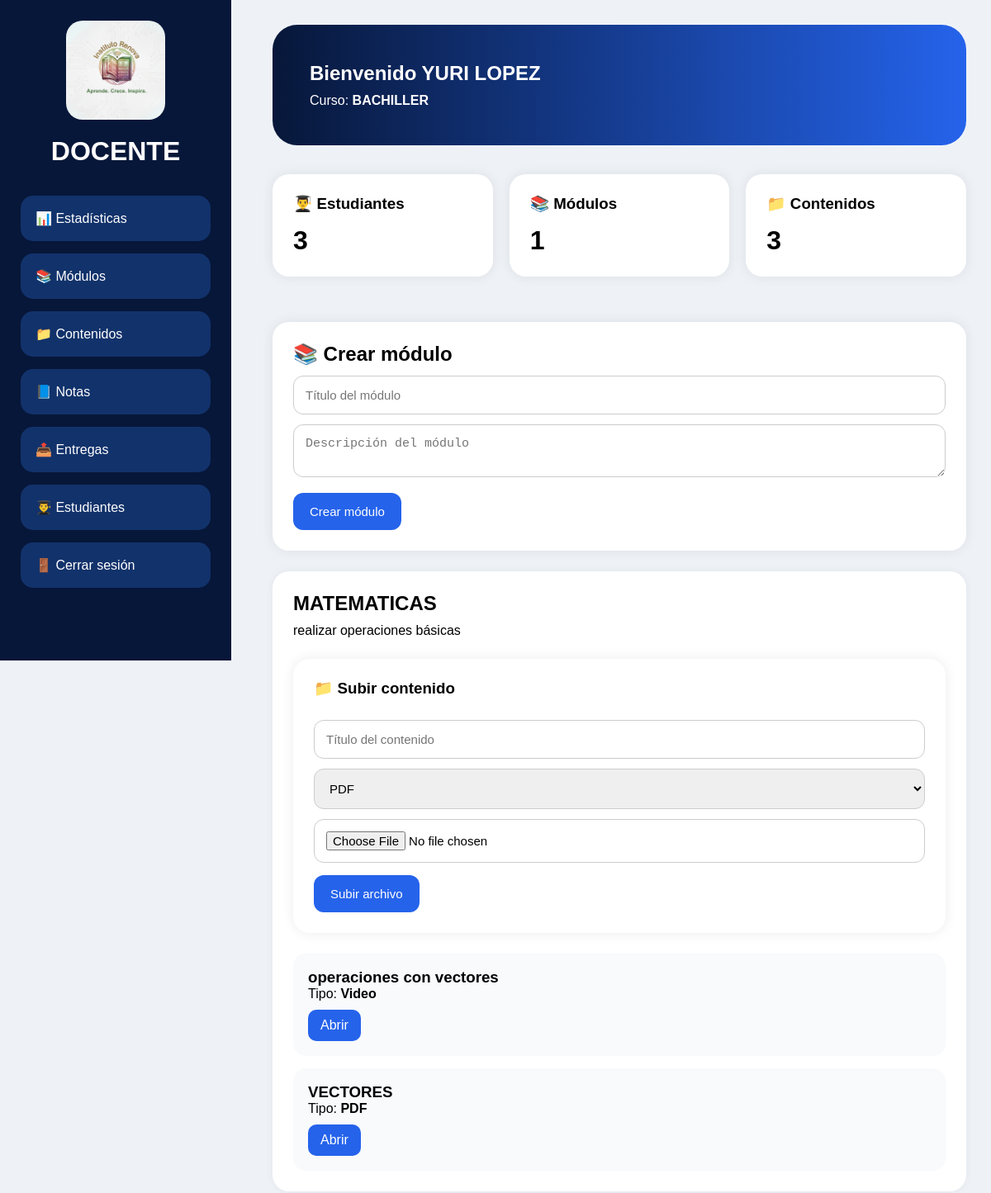
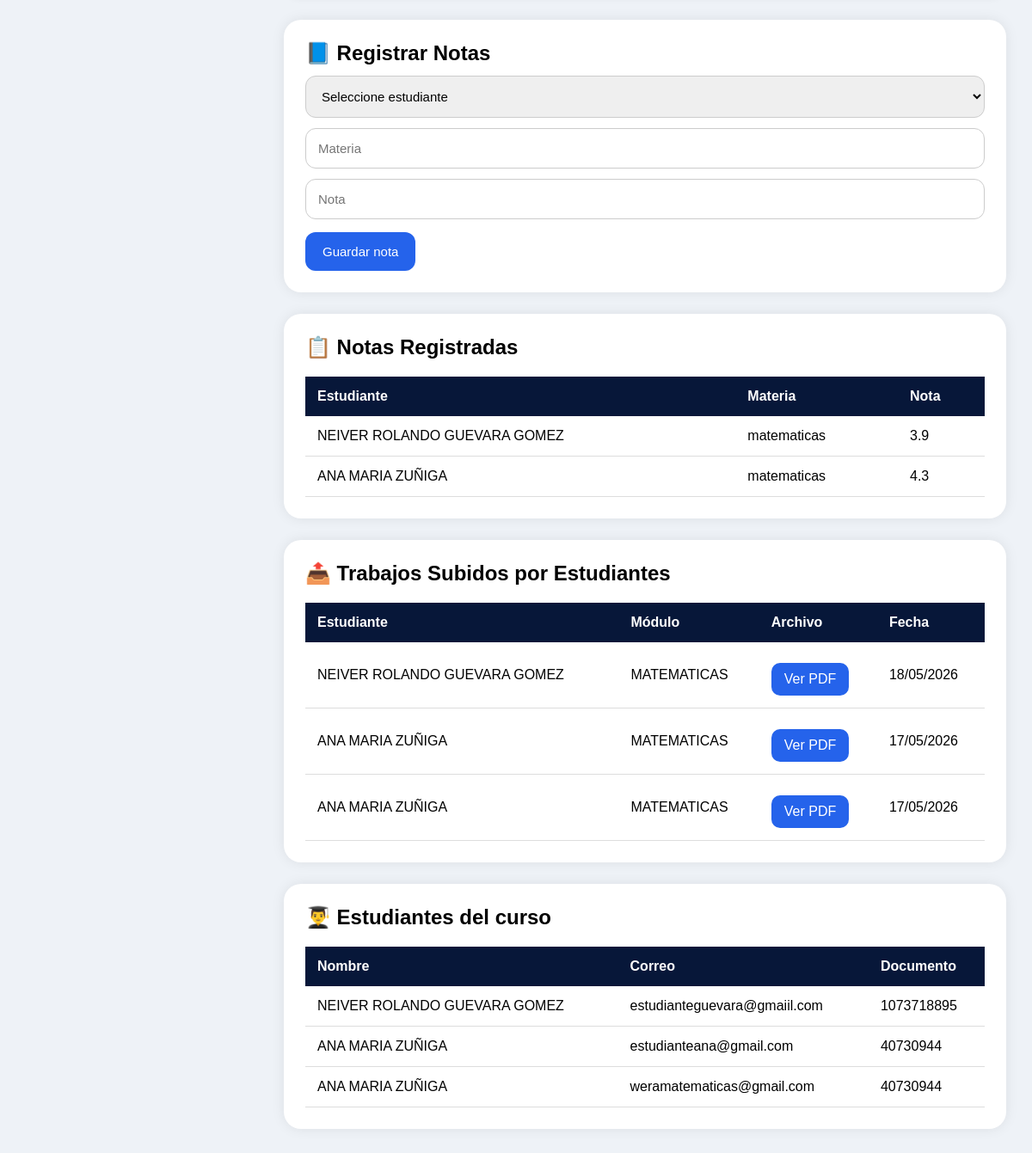
The app's page /panel_docente (signed in) with its own data (2 pictures, top to bottom).
### tables this page shows
CREATE TABLE docentes (
        id INTEGER PRIMARY KEY AUTOINCREMENT,
        nombre TEXT,
        correo TEXT,
        password TEXT,
        curso_id INTEGER
    );

CREATE TABLE cursos (
        id INTEGER PRIMARY KEY AUTOINCREMENT,
        nombre TEXT
    );

CREATE TABLE modulos (
        id INTEGER PRIMARY KEY AUTOINCREMENT,
        titulo TEXT,
        descripcion TEXT,
        docente_id INTEGER
    );

CREATE TABLE contenidos (
        id INTEGER PRIMARY KEY AUTOINCREMENT,
        titulo TEXT,
        tipo TEXT,
        url TEXT,
        modulo_id INTEGER
    );

CREATE TABLE notas (
        id INTEGER PRIMARY KEY AUTOINCREMENT,
        estudiante_id INTEGER,
        materia TEXT,
        nota REAL
    );

CREATE TABLE estudiantes (
        id INTEGER PRIMARY KEY AUTOINCREMENT,
        nombre TEXT,
        documento TEXT,
        correo TEXT,
        password TEXT,
        curso_id INTEGER
    );

CREATE TABLE entregas (
            id INTEGER PRIMARY KEY AUTOINCREMENT,
            estudiante_id INTEGER,
            modulo_id INTEGER,
            archivo TEXT,
            nota REAL,
            observacion TEXT,
            fecha TEXT
        );

### app.py (the view)
@app.route("/panel_docente")
def panel_docente():
    if "docente_id" not in session:
        return redirect("/docente_login")
    conn = sqlite3.connect("database.db")
    conn.row_factory = sqlite3.Row
    cursor = conn.cursor()
    docente_id = session["docente_id"]
    docente = cursor.execute("""
        SELECT docentes.*,
               cursos.nombre AS curso_nombre
        FROM docentes
        LEFT JOIN cursos
        ON docentes.curso_id = cursos.id
        WHERE docentes.id=?
    """, (docente_id,)).fetchone()
    curso_id = docente["curso_id"]
    estudiantes = cursor.execute("SELECT estudiantes.* FROM estudiantes WHERE estudiantes.curso_id=? ORDER BY estudiantes.id DESC", (curso_id,)).fetchall()
    modulos = cursor.execute("SELECT * FROM modulos WHERE docente_id=? ORDER BY id DESC", (docente_id,)).fetchall()
    contenidos = cursor.execute("SELECT * FROM contenidos ORDER BY id DESC").fetchall()
    entregas = cursor.execute("""
        SELECT entregas.*,
               estudiantes.nombre AS estudiante_nombre,
               modulos.titulo AS modulo_nombre
        FROM entregas
        JOIN estudiantes
        ON entregas.estudiante_id = estudiantes.id
        JOIN modulos
        ON entregas.modulo_id = modulos.id
        ORDER BY entregas.id DESC
    """).fetchall()
    notas = cursor.execute("""
        SELECT notas.*,
               estudiantes.nombre AS estudiante_nombre
        FROM notas
        JOIN estudiantes
        ON notas.estudiante_id = estudiantes.id
        ORDER BY notas.id DESC
    """).fetchall()
    conn.close()
    return render_template("panel_docente.html", docente=docente, estudiantes=estudiantes, modulos=modulos, contenidos=contenidos, entregas=entregas, notas=notas)

### templates/panel_docente.html (shortened to what this page needs)
<!DOCTYPE html>
<html lang="es">
<head>
</head>
<body>
<div class="sidebar">
<img
src="{{ url_for('static', filename='img/logorenova.png') }}"
class="logo">
<h1>DOCENTE</h1>
<a href="#estadisticas">📊 Estadísticas</a>
<a href="#modulos">📚 Módulos</a>
<a href="#contenidos">📁 Contenidos</a>
<a href="#notas">📘 Notas</a>
<a href="#entregas">📤 Entregas</a>
<a href="#estudiantes">👨‍🎓 Estudiantes</a>
<a href="/logout">🚪 Cerrar sesión</a>
</div>
<div class="main">
<div class="banner">
<h2>Bienvenido {{ docente['nombre'] }}</h2>
<p style="margin-top:10px;">
Curso:
<b>{{ docente['curso_nombre'] }}</b>
</p>
</div>
<div class="grid" id="estadisticas">
<div class="card">
<h3>👨‍🎓 Estudiantes</h3>
<h1>{{ estudiantes|length }}</h1>
</div>
<div class="card">
<h3>📚 Módulos</h3>
<h1>{{ modulos|length }}</h1>
</div>
<div class="card">
<h3>📁 Contenidos</h3>
<h1>{{ contenidos|length }}</h1>
</div>
</div>
<div class="card">
<h2>📚 Crear módulo</h2>
<form method="POST" action="/crear_modulo">
<input
type="text"
name="titulo"
placeholder="Título del módulo"
required>
<textarea
name="descripcion"
placeholder="Descripción del módulo"
required></textarea>
<button type="submit">
Crear módulo
</button>
</form>
</div>
<div id="modulos">
{% for modulo in modulos %}
<div class="modulo">
<h2>{{ modulo['titulo'] }}</h2>
<p style="margin-top:10px;">
{{ modulo['descripcion'] }}
</p>
<div class="card" style="margin-top:25px;">
<h3>📁 Subir contenido</h3>
<form
method="POST"
action="/subir_archivo/{{ modulo['id'] }}"
enctype="multipart/form-data">
<input
type="text"
name="titulo"
placeholder="Título del contenido"
required>
<select name="tipo">
<option value="PDF">PDF</option>
</select>
<input
type="file"
name="archivo"
required>
<button type="submit">
Subir archivo
</button>
</form>
</div>
{% for contenido in contenidos %}
{% if contenido['modulo_id'] == modulo['id'] %}
<div class="archivo">
<h3>{{ contenido['titulo'] }}</h3>
<p>
Tipo:
<b>{{ contenido['tipo'] }}</b>
</p>
<a
href="/uploads/{{ contenido['url'] }}"
target="_blank"
class="btn">
Abrir
</a>
</div>
{% endif %}
{% endfor %}
</div>
{% endfor %}
</div>
<div class="card" id="notas">
<h2>📘 Registrar Notas</h2>
<form method="POST" action="/guardar_nota">
<select name="estudiante_id" required>
<option value="">
Seleccione estudiante
</option>
</select>
<input
type="text"
name="materia"
placeholder="Materia"
required>
<input
type="number"
step="0.1"
min="0"
max="5"
name="nota"
placeholder="Nota"
required>
<button type="submit">
Guardar nota
</button>
</form>
</div>
<div class="card">
<h2>📋 Notas Registradas</h2>
{% if notas %}
<table class="tabla">
<tr>
<th>Estudiante</th>
<th>Materia</th>
<th>Nota</th>
</tr>
{% for nota in notas %}
<tr>
<td>{{ nota['estudiante_nombre'] }}</td>
<td>{{ nota['materia'] }}</td>
<td>{{ nota['nota'] }}</td>
</tr>
{% endfor %}
</table>
{% else %}
<p>No hay notas registradas.</p>
{% endif %}
</div>
<div class="card" id="entregas">
<h2>📤 Trabajos Subidos por Estudiantes</h2>
{% if entregas %}
<table class="tabla">
<tr>
<th>Estudiante</th>
<th>Módulo</th>
<th>Archivo</th>
<th>Fecha</th>
</tr>
{% for entrega in entregas %}
<tr>
<td>
{{ entrega['estudiante_nombre'] }}
</td>
<td>
{{ entrega['modulo_nombre'] }}
</td>
<td>
<a
href="/uploads/{{ entrega['archivo'] }}"
target="_blank"
class="btn">
Ver PDF
</a>
</td>
<td>
{{ entrega['fecha'] }}
</td>
</tr>
{% endfor %}
</table>
{% else %}
<p>No hay entregas todavía.</p>
{% endif %}
</div>
<div class="card" id="estudiantes">
<h2>👨‍🎓 Estudiantes del curso</h2>
<table class="tabla">
<tr>
<th>Nombre</th>
<th>Correo</th>
<th>Documento</th>
</tr>
{% for estudiante in estudiantes %}
<tr>
<td>{{ estudiante['nombre'] }}</td>
<td>{{ estudiante['correo'] }}</td>
<td>{{ estudiante['documento'] }}</td>
</tr>
{% endfor %}
</table>
</div>
</div>
</body>
</html>

### templates/panel_docente.html (style rules this page uses)
* { margin:0; padding:0; box-sizing:border-box; }
body { font-family:Arial; background:#eef2f7; }
.sidebar { position:fixed; left:0; top:0; width:280px; height:100vh; background:#071739; padding:25px; overflow-y:auto; }
.logo { width:120px; display:block; margin:auto; border-radius:20px; }
.sidebar h1 { color:white; text-align:center; margin-top:20px; margin-bottom:35px; }
.sidebar a { display:block; text-decoration:none; color:white; background:#12326b; padding:18px; border-radius:15px; margin-bottom:15px; transition:0.3s; }
.main { margin-left:300px; padding:30px; }
.banner { background:linear-gradient(90deg,#071739,#2563eb); color:white; padding:45px; border-radius:30px; margin-bottom:35px; }
.grid { display:grid; grid-template-columns:repeat(auto-fit,minmax(250px,1fr)); gap:20px; margin-bottom:30px; }
.card { background:white; padding:25px; border-radius:20px; box-shadow:0 0 15px rgba(0,0,0,0.08); margin-bottom:25px; }
.card h3 { margin-bottom:15px; }
input, textarea, select { width:100%; padding:14px; margin-top:12px; border-radius:12px; border:1px solid #ccc; font-size:15px; }
button { margin-top:15px; background:#2563eb; color:white; border:none; padding:14px 20px; border-radius:12px; cursor:pointer; font-size:15px; }
.modulo { background:white; padding:25px; border-radius:20px; margin-bottom:25px; box-shadow:0 0 10px rgba(0,0,0,0.06); }
.archivo { background:#f8fafc; padding:18px; border-radius:15px; margin-top:15px; }
.btn { display:inline-block; padding:10px 15px; background:#2563eb; color:white; border-radius:10px; text-decoration:none; margin-top:10px; }
.tabla { width:100%; border-collapse:collapse; margin-top:20px; }
.tabla th { background:#071739; color:white; padding:14px; text-align:left; }
.tabla td { padding:14px; border-bottom:1px solid #ddd; background:white; }

### records on screen
docentes: nombre "YURI LOPEZ"
cursos: curso_nombre "BACHILLER"
modulos: titulo "MATEMATICAS", descripcion "realizar operaciones básicas"
contenidos: titulo "operaciones con vectores", tipo "Video"
contenidos: titulo "VECTORES", tipo "PDF"
notas: estudiante_nombre "NEIVER ROLANDO GUEVARA GOMEZ", materia "matematicas", nota "3.9"
notas: estudiante_nombre "ANA MARIA ZUÑIGA", materia "matematicas", nota "4.3"
entregas: estudiante_nombre "NEIVER ROLANDO GUEVARA GOMEZ", modulo_nombre "MATEMATICAS", fecha "18/05/2026"
entregas: estudiante_nombre "ANA MARIA ZUÑIGA", modulo_nombre "MATEMATICAS", fecha "17/05/2026"
entregas: estudiante_nombre "ANA MARIA ZUÑIGA", modulo_nombre "MATEMATICAS", fecha "17/05/2026"
estudiantes: nombre "NEIVER ROLANDO GUEVARA GOMEZ", correo "estudianteguevara@gmaiil.com", documento "1073718895"
estudiantes: nombre "ANA MARIA ZUÑIGA", correo "estudianteana@gmail.com", documento "40730944"
estudiantes: nombre "ANA MARIA ZUÑIGA", correo "weramatematicas@gmail.com", documento "40730944"

### other values on screen
{{ estudiantes|length }} "3"
{{ modulos|length }} "1"
{{ contenidos|length }} "3"
